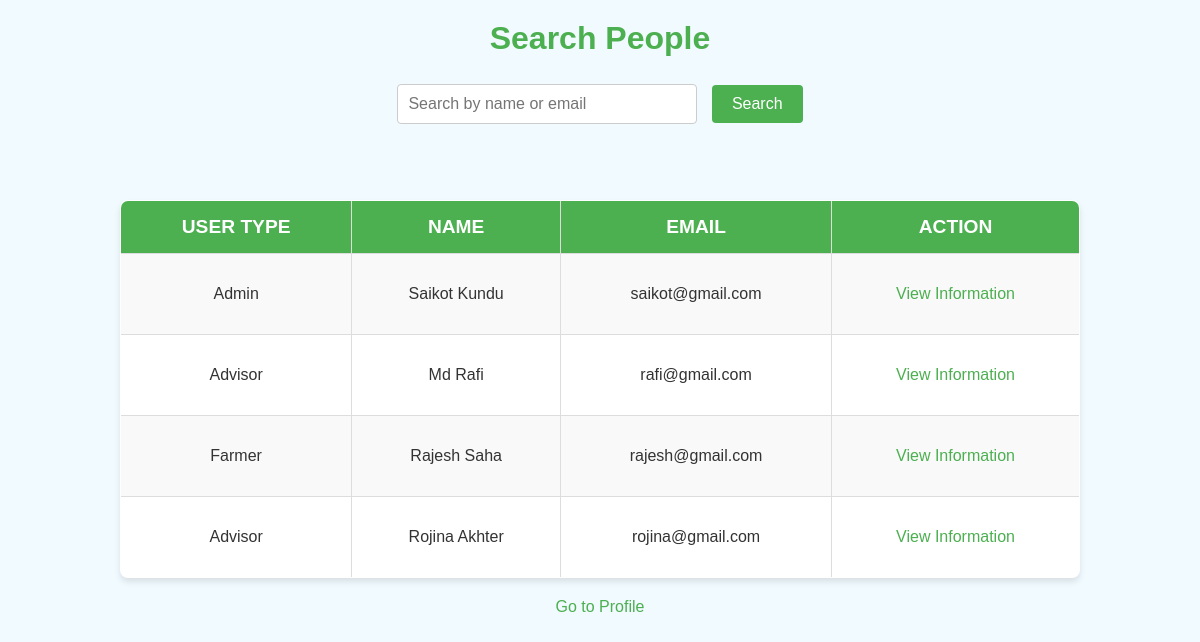
Page /view/viewSearch.php?id=1 (signed in) on the committed database.
### tables this page shows
CREATE TABLE `user` (
  `id` int(11) NOT NULL,
  `username` varchar(255) NOT NULL,
  `email` varchar(255) NOT NULL,
  `phone` varchar(15) NOT NULL,
  `gender` enum('MALE','FEMALE','OTHERS') NOT NULL,
  `dob` date NOT NULL,
  `image` text DEFAULT NULL,
  `password` varchar(255) NOT NULL,
  `utype` enum('Admin','Advisor','Farmer') NOT NULL,
  `created_at` timestamp NOT NULL DEFAULT current_timestamp(),
  `updated_at` timestamp NOT NULL DEFAULT current_timestamp() ON UPDATE current_timestamp()
);

### model/userModel.php (called while the page is built, shortened)
<?php
    function getConnection(){
        $con = mysqli_connect('127.0.0.1', 'root', '', 'agripro');
        return $con;
    }
    function fetchAllUser() {
        $con = getConnection();
        $sql = "SELECT * FROM user";
        $result = mysqli_query($con, $sql);
        $users = [];
        if ($result) {
            while ($row = mysqli_fetch_assoc($result)) {
                $users[] = $row;
            }
        }
        return $users;
    }
?>

### view/viewSearch.php (the view, shortened to what this page needs)
<?php
    require_once('../model/userModel.php');
    $users = [];
    if (isset($_GET['search'])) {
        $query = trim($_GET['search']);
        if ($query !== '') {
            $users = searchUser($query);
        } else {
            $users = fetchAllUser();
        }
    } else {
        $users = fetchAllUser();
    }
?>
<!DOCTYPE html>
<html lang="en">
<head>
    <link rel="stylesheet" href="../asset/CSS/viewSearch.css">
</head>
<body>
    <h2 align="center">Search People</h2>
    <form method="get" action="searchResult.php" align="center">
        <input id="search-bar" type="text" name="search" placeholder="Search by name or email" style="width: 300px;" oninput="searchuser()">
        <input id="search-btn" type="submit" value="Search">
    </form>
    <br><br>
    <table id="authorTable" border="1" width="600" align="center" celllspacing="0">
        <tr>
            <th>User Type</th>
            <th>Name</th>
            <th>Email</th>
            <th>Action</th>
        </tr>
        <?php if (!empty($users)) { ?>
            <?php foreach ($users as $user) { ?>
            <tr>
                <td align='center'><?= htmlspecialchars($user['utype']) ?></td>
                <td align='center'><?= htmlspecialchars($user['username']) ?></td>
                <td align='center'><?= htmlspecialchars($user['email']) ?></td>
                <td>
                    <a href="searchProfile.php?id=<?= htmlspecialchars($user['id']) ?>">
                    <p align='center'>View Information</p>
                    </a>
                </td>
            </tr>
            <?php } ?>
        <?php } else { ?>
            <tr>
                <td colspan="4" align="center">No users found!</td>
            </tr>
        <?php } ?>
    </table>
    <div align="center">
        <a href="viewProfile.php">Go to Profile</a>
    </div>
</body>
</html>

### asset/CSS/viewSearch.css (style rules this page uses)
body { font-family: Arial, sans-serif; background-color: #f1faff; color: #333; margin: 0; padding: 0; }
h2 { text-align: center; color: #4CAF50; font-size: 2em; margin-top: 20px; }
form { text-align: center; margin: 20px 0; }
#search-bar { width: 300px; padding: 10px; font-size: 1em; border: 1px solid #ccc; border-radius: 4px; box-sizing: border-box; }
#search-btn { background-color: #4CAF50; color: white; border: none; padding: 10px 20px; font-size: 1em; cursor: pointer; border-radius: 4px; margin-left: 10px; }
table { width: 80%; margin: 20px auto; border-collapse: collapse; background-color: #fff; border-radius: 8px; box-shadow: 0 4px 6px rgba(0, 0, 0, 0.1); overflow: hidden; }
th, td { padding: 15px; text-align: center; font-size: 1em; border: 1px solid #ddd; }
th { background-color: #4CAF50; color: white; font-size: 1.2em; text-transform: uppercase; }
tr:nth-child(even) { background-color: #f9f9f9; }
a { color: #4CAF50; text-decoration: none; font-size: 1em; }
div { text-align: center; margin: 20px; }

### rows in the picture
user: utype "Admin", username "Saikot Kundu", email "saikot@gmail.com"
user: utype "Advisor", username "Md Rafi", email "rafi@gmail.com"
user: utype "Farmer", username "Rajesh Saha", email "rajesh@gmail.com"
user: utype "Advisor", username "Rojina Akhter", email "rojina@gmail.com"
